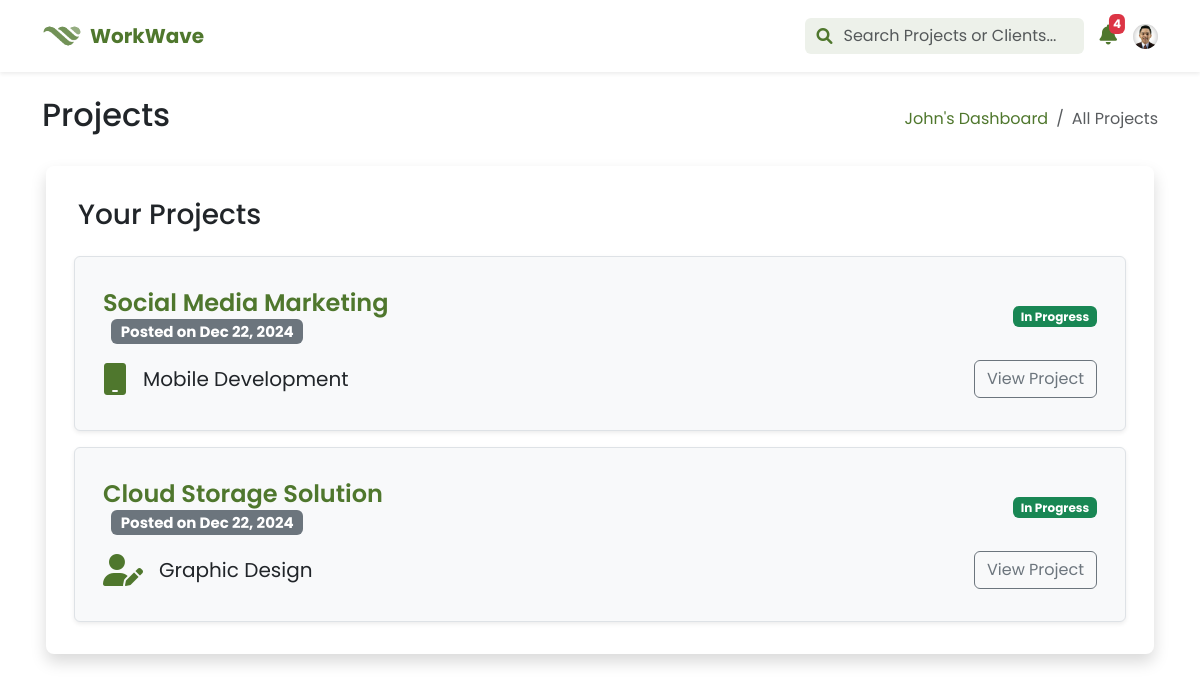
The page /pages/freelancer/projects.php (signed in) on the database its author committed.
### tables this page shows
CREATE TABLE `freelancer_applications` (
  `id` int(11) NOT NULL,
  `project_id` int(11) DEFAULT NULL,
  `user_id` int(11) DEFAULT NULL,
  `application_details` text NOT NULL,
  `portfolio_url` varchar(255) DEFAULT NULL,
  `application_status_id` int(11) NOT NULL DEFAULT 1,
  `application_date` datetime NOT NULL DEFAULT current_timestamp(),
  `created_at` timestamp NULL DEFAULT current_timestamp(),
  `updated_at` timestamp NULL DEFAULT current_timestamp() ON UPDATE current_timestamp()
);

CREATE TABLE `client_projects` (
  `id` int(11) NOT NULL,
  `user_id` int(11) DEFAULT NULL,
  `project_title` varchar(255) NOT NULL,
  `project_category_id` int(11) NOT NULL,
  `project_description` text DEFAULT NULL,
  `project_objective` text DEFAULT NULL,
  `project_status_id` int(11) NOT NULL DEFAULT 1,
  `project_connect_cost` int(11) DEFAULT 10,
  `project_merit_worth` int(11) DEFAULT 10,
  `created_at` timestamp NOT NULL DEFAULT current_timestamp(),
  `updated_at` timestamp NOT NULL DEFAULT current_timestamp() ON UPDATE current_timestamp()
);

### dist/php/process/proc_profile.php (called while the page is built, shortened)
<?php
$user_id = $_SESSION['user_id'];
$stmt = $mysqli->prepare("SELECT * FROM v_user_profile WHERE id = ?");
$stmt->bind_param("i", $user_id);
$stmt->execute();
$result = $stmt->get_result();
$user = $result->fetch_assoc();

### pages/freelancer/projects.php (the view, shortened to what this page needs)
<?php
include ('../../misc/modals.php');
include ('../../dist/php/process/proc_profile.php');
include ('header.php');
$query = "SELECT * FROM v_applications
          JOIN v_applications_ids ON v_applications.id = v_applications_ids.id
          JOIN v_project_details ON v_applications_ids.project_id = v_project_details.id
          WHERE v_applications_ids.user_id = ? AND v_applications.status = 'accepted'
          ORDER BY v_project_details.created_at DESC;";
$stmt = $mysqli->prepare($query);
$stmt->bind_param("i", $_SESSION['user_id']);
$stmt->execute();
$projects = $stmt->get_result()->fetch_all(MYSQLI_ASSOC);
$category_icons = [
    'Writing' => 'fa-solid fa-pen-nib',
    'Translation' => 'fa-solid fa-language',
    'Graphic Design' => 'fa-solid fa-user-pen',
    'Video and Animation' => 'fa-solid fa-video',
    'UI/UX Design' => 'fa-brands fa-figma',
    'Web Development' => 'fa-solid fa-globe',
    'Mobile Development' => 'fa-solid fa-mobile',
    'Software Development' => 'fa-solid fa-file-code',
    'Digital Marketing' => 'fa-solid fa-store',
    'Sales Support' => 'fa-solid fa-phone',
    'Advertising' => 'fa-solid fa-megaphone',
    'Virtual Assistance' => 'fa-solid fa-headset',
    'Data Entry' => 'fa-solid fa-database',
    'Customer Support' => 'fa-solid fa-phone',
    'Financial Skills' => 'fa-solid fa-coins',
    'Business Consulting' => 'fa-solid fa-briefcase',
    'Human Resources' => 'fa-solid fa-users',
    'IT Support' => 'fa-solid fa-screwdriver-wrench',
    'Networking' => 'fa-solid fa-network-wired',
    'DevOps' => 'fa-solid fa-gears',
    'Engineering' => 'fa-solid fa-helmet-safety',
    'Architecture' => 'fa-brands fa-unity',
    'Manufacturing' => 'fa-solid fa-industry',
    'Coaching & Development' => 'fa-solid fa-notes-medical',
    'Health & Wellness' => 'fa-solid fa-shield-heart',
    'Contract & Documentation' => 'fa-solid fa-file-contract',
    'Compliance & Research' => 'fa-solid fa-book',
    'Data Processing' => 'fa-solid fa-chart-simple',
    'Advanced Analytics' => 'fa-solid fa-chart-line',
    'Game Development Support' => 'fa-solid fa-gamepad',
    'Monetization & Coaching' => 'fa-solid fa-chalkboard-user'
];
?>
<!DOCTYPE html>
<html lang="en">
<head>
    <link href="https://cdn.jsdelivr.net/npm/bootstrap@5.3.0/dist/css/bootstrap.min.css" rel="stylesheet">
    <link rel="stylesheet" href="https://cdnjs.cloudflare.com/ajax/libs/font-awesome/6.0.0-beta3/css/all.min.css">
    <link rel="stylesheet" href="../../dist/css/custom.css">
</head>
<body>
    <section class="container-fluid poppins">
        <div class="container">
            <div class="row mt-4 align-items-center">
                <div class="col-12 col-md-6">
                    <h2 class="text-start">Projects</h2>
                </div>
                <div class="col-12 col-md-6 d-flex justify-content-md-end mt-3 mt-md-0">
                    <nav aria-label="breadcrumb">
                        <ol class="breadcrumb mb-0">
                            <li class="breadcrumb-item"><a href="dashboard.php"><?php echo htmlspecialchars($user['first_name']); ?>'s Dashboard</a></li>
                            <li class="breadcrumb-item active" aria-current="page">All Projects</li>
                        </ol>
                    </nav>
                </div>
            </div>
            <div class="row mt-4">
                <div class="container px-3">
                    <div class="card mb-4 shadow border-0 rounded-3">
                        <div class="card-body">
                            <div class="row my-3 mx-1 border-0">
                                <h3>Your Projects</h3>
                            </div>
                            <div class="row px-4">
                                <?php if (!empty($projects)): ?>
                                    <?php foreach ($projects as $project): ?>
                                        <div class="col-12 d-flex justify-content-center align-items-center p-4 rounded shadow-sm border mb-3 bg-light">
                                            <div class="col-12">
                                                <div class="row align-items-center px-3 py-2 rounded-top">
                                                    <div class="col-md-6 d-flex align-items-center ps-0">
                                                        <h5 class="mb-0">
                                                            <a href="project_details.php?id=<?php echo htmlspecialchars($project['id']); ?>"
                                                            class="text-green-50 fs-4 text-decoration-none fw-semibold">
                                                            <?php echo htmlspecialchars($project['project_title']); ?>
                                                            </a>
                                                            <span class="badge bg-secondary text-white ms-2 small">
                                                                Posted on <?php echo date('M d, Y', strtotime($project['created_at'])); ?>
                                                            </span>
                                                        </h5>
                                                    </div>
                                                    <div class="col-md-6 d-flex justify-content-end pe-0">
                                                        <span class="badge bg-success">
                                                            <?php echo ucfirst(htmlspecialchars($project['project_status'])); ?>
                                                        </span>
                                                    </div>
                                                </div>
                                                <div class="row align-items-center px-3 py-2 rounded-bottom">
                                                    <div class="col-md-6 d-flex align-items-center ms-0 ps-0">
                                                        <?php
                                                            $category = htmlspecialchars($project['project_category']);
                                                            $icon = $category_icons[$category] ?? 'fa-solid fa-folder';
                                                        ?>
                                                        <i class="<?php echo $icon; ?> me-3 text-green-50 fa-2x"></i>
                                                        <span class="fs-5">
                                                            <?php echo $category; ?>
                                                        </span>
                                                    </div>
                                                    <div class="col-md-6 d-flex justify-content-end pe-0">
                                                        <a href="project_details.php?id=<?php echo htmlspecialchars($project['project_id']); ?>"
                                                        class="btn btn-outline-secondary me-0">
                                                            View Project
                                                        </a>
                                                    </div>
                                                </div>
                                            </div>
                                        </div>
                                    <?php endforeach; ?>
                                <?php endif; ?>
                            </div>
                        </div>
                    </div>
            </div>
        </div>
    </section>
</body>
</html>

### rows shown on the page
freelancer_applications: project.project_title "Social Media Marketing", project.created_at "Dec 22, 2024", project_status "In Progress", category "Mobile Development"
freelancer_applications: project.project_title "Cloud Storage Solution", project.created_at "Dec 22, 2024", project_status "In Progress", category "Graphic Design"

### other values the page prints
$count "4"
$user['first_name'] "John"
